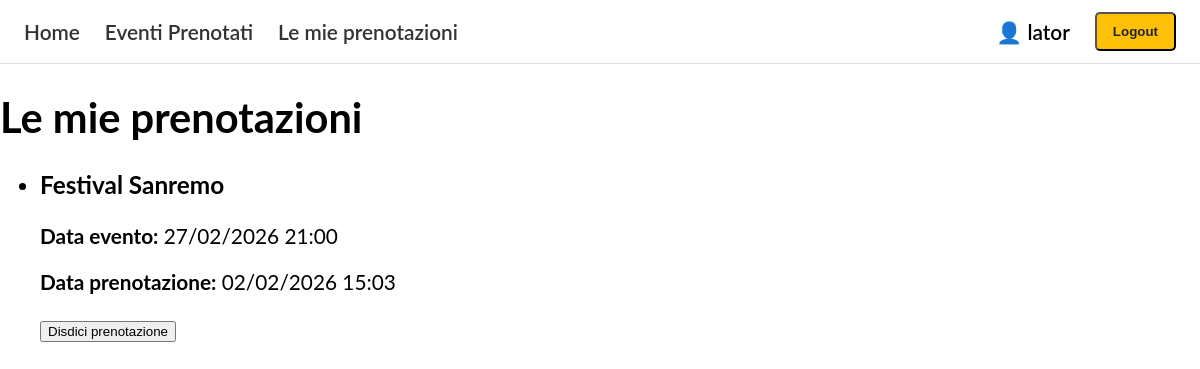
The page /catalog/mie-prenotazioni/ (signed in) on the database as committed earlier.
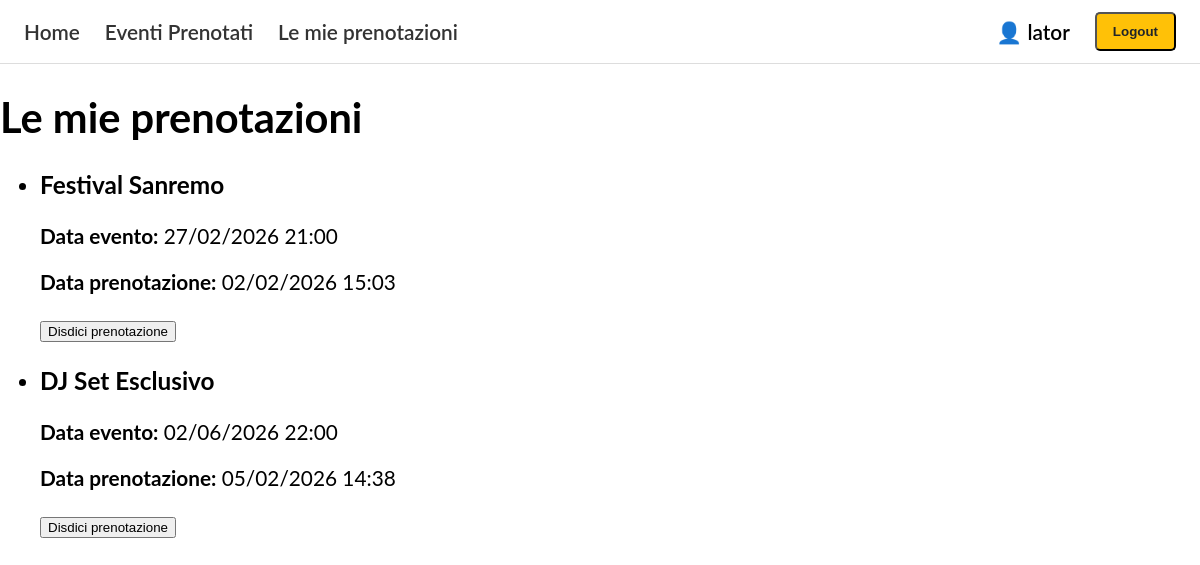
The same page on the database as committed later.
### catalog/models.py (models this page shows, shortened)
class Prenotazione(models.Model):
    evento = models.ForeignKey(Evento, on_delete=models.CASCADE)
    utente = models.ForeignKey(User, on_delete=models.CASCADE)
    data_prenotazione = models.DateTimeField(auto_now_add=True)
    class Meta:
        unique_together = ('evento', 'utente')
        verbose_name = "Prenotazione"
        verbose_name_plural = "Prenotazioni"

class Evento(models.Model):
    titolo = models.CharField(max_length=200)
    descrizione = models.TextField(blank=True)
    data = models.DateTimeField()
    posti_totali = models.PositiveIntegerField()
    creatore = models.ForeignKey(User, on_delete=models.CASCADE)
    immagine = models.ImageField(upload_to="eventi/",blank=True,null=True)
    class Meta:
        verbose_name = "Evento"
        verbose_name_plural = "Eventi"

### catalog/views.py (the view)
# urls.py: path('mie-prenotazioni/', views.mie_prenotazioni, name='mie-prenotazioni'),
@login_required
def mie_prenotazioni(request):
    prenotazioni = Prenotazione.objects.filter(
        utente=request.user
    ).select_related('evento')
    return render(request, 'catalog/mie_prenotazioni.html', {
        'prenotazioni': prenotazioni
    })

### catalog/templates/catalog/mie_prenotazioni.html (shortened to what this page needs)
{% extends "base_generic.html" %}
{% block content %}
<h1>Le mie prenotazioni</h1>
{% if prenotazioni %}
<ul class="prenotazioni-list">
  {% for prenotazione in prenotazioni %}
  <li class="prenotazione-item">
    <h3>{{ prenotazione.evento.titolo }}</h3>
    <p>
      <strong>Data evento:</strong>
      {{ prenotazione.evento.data|date:"d/m/Y H:i" }}
    </p>
    <p>
      <strong>Data prenotazione:</strong>
      {{ prenotazione.data_prenotazione|date:"d/m/Y H:i" }}
    </p>
    <form method="post" action="{% url 'disdici-prenotazione' prenotazione.id %}">
      <button type="submit" class="link-action">
        Disdici prenotazione
      </button>
    </form>
  </li>
  {% endfor %}
</ul>
{% else %}
<p>Non hai ancora effettuato prenotazioni.</p>
{% endif %}
{% endblock %}

Rows that differ between the two databases and show on the page:
added Prenotazione: evento.titolo "DJ Set Esclusivo", evento.data "02/06/2026 22:00", data_prenotazione "05/02/2026 14:38"
